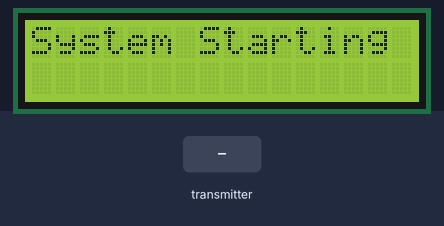
This sketch was run on a simulated Arduino Uno, built with avr-gcc and run on an emulated ATmega328P. Parts: 16×2 character LCD. Inputs (shaded band) come from the test bench. No radio packets arrive unless stated; what the sketch prints to the serial monitor is not drawn.

Above: at 0.1 s.
At 1.5 s:
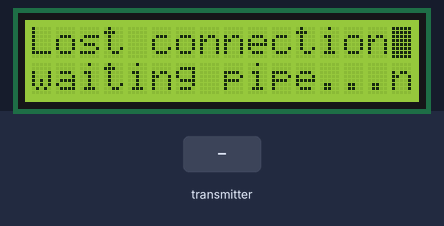
1.6 s: the transmitter starts sending datas.0 = 0
At 2.7 s:
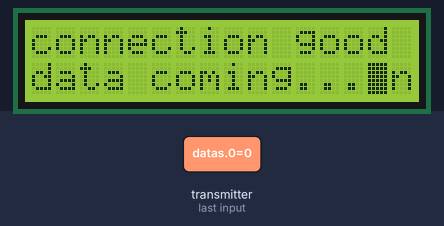
3.1 s: the transmitter starts sending datas.1 = 256
6.1 s: the transmitter starts sending datas.2 = 256
9.1 s: the transmitter starts sending datas.3 = 1023
12.1 s: the transmitter starts sending datas.4 = 256
15.1 s: the transmitter starts sending datas.5 = 1023
Timing chart, 0 to 18.1 s (numbered marks = the images above; inputs shaded):
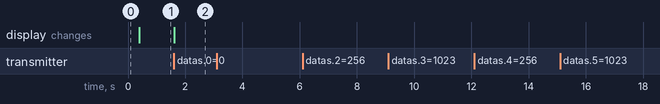

The sketch:

Embedded_Project_Alici.ino
```cpp
// Recever Module

//Include Libraries
#include <SPI.h>
#include <nRF24L01.h>
#include <RF24.h>
#include <LiquidCrystal.h>

#define CE_PIN 9
#define CSN_PIN 8
#define BUZZER 10

// We defined for variables coming from the array
#define KEY1 0
#define KEY2 0
#define KEY3 0
#define KEY4 0
#define KEY5 0
#define KEY6 0
#define KEY7 0

// create an RF24 object
RF24 radio(CE_PIN, CSN_PIN);  // CE, CSN

//address through which two modules communicate.
const byte address[6] = "11111";

int datas[] = { KEY1, KEY2, KEY3, KEY4, KEY5, KEY6, KEY7 };

const int rs = 7, en = 6, d4 = 5, d5 = 4, d6 = 3, d7 = 2;
LiquidCrystal lcd(rs, en, d4, d5, d6, d7);

void setup()
{
  while (!Serial);
  Serial.begin(9600);
  Serial.println("Nrf24L01 Receiver Initializing");
  radio.begin();

  //set the address
  radio.openReadingPipe(0, address);

  //Set module as receiver
  radio.startListening();

  lcd.begin(16, 2);
  lcd.print("System Starting"); // print to lcd screen
  delay(300);
  lcd.setCursor(0, 1);
  lcd.print("Lisining to signal...");
}

void loop()
{
  digitalWrite(BUZZER, LOW);
  lcd.cursor();
  lcd.blink();
  // if radio signal available
  if (radio.available())
  {
    lcd.setCursor(0, 0);
    lcd.print("connection good");
    lcd.setCursor(0, 1);
    lcd.print("data coming...");
    // reading data from the radio
    radio.read(datas, sizeof(datas));

    Serial.print("LDR Value:");
    Serial.println(datas[0]);

    Serial.print("WATER Value:");
    Serial.println(datas[1]);

    Serial.print("Humidity Value:");
    Serial.println(datas[3]);

    Serial.print("Temperature Value:");
    Serial.println(datas[2]);

    Serial.print("MQ-3 Value:");
    Serial.println(datas[4]);

    Serial.print("SOIL Value:");
    Serial.println(datas[5]);

    Serial.print("Motion Value:");
    Serial.println(datas[6]);
    // if motion detect
    if(datas[6] == 1){
      digitalWrite(BUZZER, HIGH);
      delay(100);
    }
    else{
      digitalWrite(BUZZER, LOW);
    }
  }
  // if radio signal not available
  else {
    Serial.println("waiting for connection...");
    lcd.setCursor(0, 1);
    lcd.print("waiting pipe...");
    lcd.setCursor(0, 0);
    lcd.print("Lost connection");
  }
}
```

Measured:
- after the input at 1.6 s, the display: changes at once (image 2)
- after the input at 3.1 s, every drawn part: stays the same
- after the input at 6.1 s, every drawn part: stays the same
- after the input at 9.1 s, every drawn part: stays the same
- after the input at 12.1 s, every drawn part: stays the same
- after the input at 15.1 s, every drawn part: stays the same
